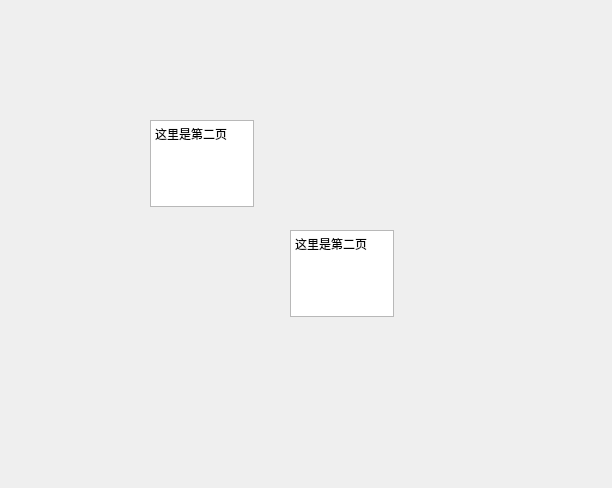
<?xml version="1.0" encoding="UTF-8"?>
<ui version="4.0">
 <class>Form</class>
 <widget class="QWidget" name="Form">
  <property name="geometry">
   <rect>
    <x>0</x>
    <y>0</y>
    <width>612</width>
    <height>488</height>
   </rect>
  </property>
  <property name="windowTitle">
   <string>Form</string>
  </property>
  <widget class="QPlainTextEdit" name="plainTextEdit">
   <property name="geometry">
    <rect>
     <x>150</x>
     <y>120</y>
     <width>104</width>
     <height>87</height>
    </rect>
   </property>
   <property name="plainText">
    <string>这里是第二页</string>
   </property>
  </widget>
  <widget class="QPlainTextEdit" name="plainTextEdit_2">
   <property name="geometry">
    <rect>
     <x>290</x>
     <y>230</y>
     <width>104</width>
     <height>87</height>
    </rect>
   </property>
   <property name="plainText">
    <string>这里是第二页</string>
   </property>
  </widget>
 </widget>
 <resources/>
 <connections/>
</ui>
